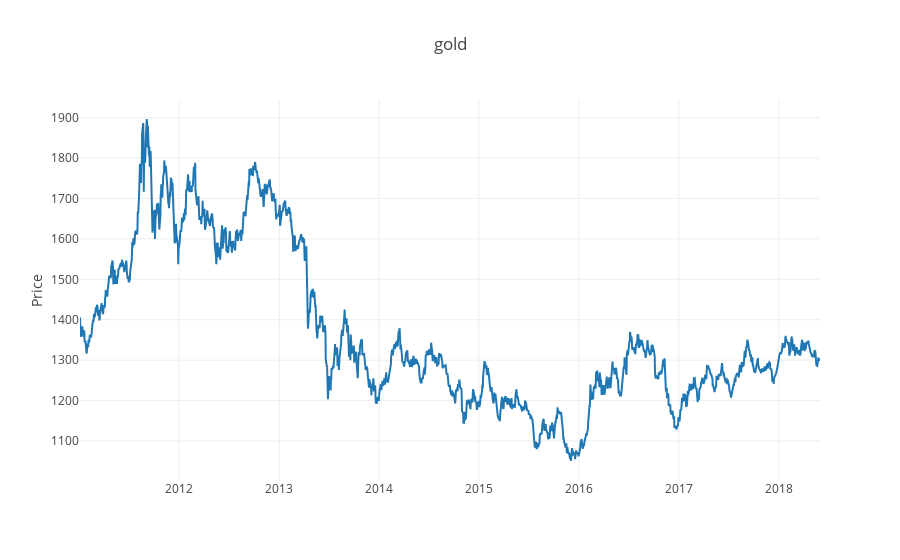

The notebook cell this image was saved under:
### Markdown cell above
## Plot data

### Code cell
df = df_raw
da.plotscatter(df=df[['Close']], name='{}'.format(series_name), title='{}'.format(series_name))

### Figure 1 — Plotly figure (JSON) as saved in the notebook; plotly's stock layout.template omitted (floating-point values rounded to 4 significant figures; data arrays with more than 128 entries replaced by an {"elided": "..."} marker saying what was removed)
{"data": [{"name": "Close", "type": "scatter", "x": {"elided": "1871 str values"}, "y": {"elided": "1871 float values"}}], "layout": {"legend": {"orientation": "h"}, "title": "gold", "yaxis": {"title": "Price"}}}
